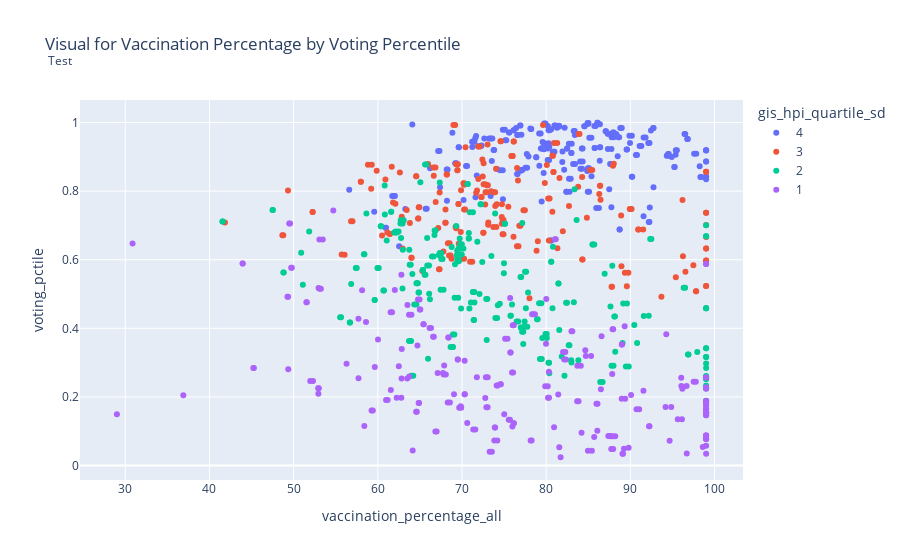

Notebook cell for this chart:
### Code cell
main_trend = px.scatter(sdhpi_vaccine_join, x='vaccination_percentage_all', y='voting_pctile', color='gis_hpi_quartile_sd', title='Visual for Vaccination Percentage by Voting Percentile<br><sup> Test')
main_trend.show()
# main_trend.write_image('Vaccination Percentage by Voting Percentile.pdf', engine='kaleido', format='pdf')

# sdhpi_vaccine_join.dtypes

### Figure 1 — Plotly figure (JSON) as saved in the notebook; plotly's stock layout.template omitted (floating-point values rounded to 4 significant figures; data arrays with more than 128 entries replaced by an {"elided": "..."} marker saying what was removed)
{"data": [{"hovertemplate": "gis_hpi_quartile_sd=4<br>vaccination_percentage_all=%{x}<br>voting_pctile=%{y}<extra></extra>", "legendgroup": "4", "marker": {"color": "#636efa", "symbol": "circle"}, "mode": "markers", "name": "4", "orientation": "v", "showlegend": true, "type": "scatter", "x": {"elided": "247 float values"}, "xaxis": "x", "y": {"elided": "247 float values"}, "yaxis": "y"}, {"hovertemplate": "gis_hpi_quartile_sd=3<br>vaccination_percentage_all=%{x}<br>voting_pctile=%{y}<extra></extra>", "legendgroup": "3", "marker": {"color": "#EF553B", "symbol": "circle"}, "mode": "markers", "name": "3", "orientation": "v", "showlegend": true, "type": "scatter", "x": {"elided": "207 float values"}, "xaxis": "x", "y": {"elided": "207 float values"}, "yaxis": "y"}, {"hovertemplate": "gis_hpi_quartile_sd=2<br>vaccination_percentage_all=%{x}<br>voting_pctile=%{y}<extra></extra>", "legendgroup": "2", "marker": {"color": "#00cc96", "symbol": "circle"}, "mode": "markers", "name": "2", "orientation": "v", "showlegend": true, "type": "scatter", "x": {"elided": "248 float values"}, "xaxis": "x", "y": {"elided": "248 float values"}, "yaxis": "y"}, {"hovertemplate": "gis_hpi_quartile_sd=1<br>vaccination_percentage_all=%{x}<br>voting_pctile=%{y}<extra></extra>", "legendgroup": "1", "marker": {"color": "#ab63fa", "symbol": "circle"}, "mode": "markers", "name": "1", "orientation": "v", "showlegend": true, "type": "scatter", "x": {"elided": "235 float values"}, "xaxis": "x", "y": {"elided": "235 float values"}, "yaxis": "y"}], "layout": {"legend": {"title": {"text": "gis_hpi_quartile_sd"}, "tracegroupgap": 0}, "title": {"text": "Visual for Vaccination Percentage by Voting Percentile<br><sup> Test"}, "xaxis": {"anchor": "y", "domain": [0, 1], "title": {"text": "vaccination_percentage_all"}}, "yaxis": {"anchor": "x", "domain": [0, 1], "title": {"text": "voting_pctile"}}}}
